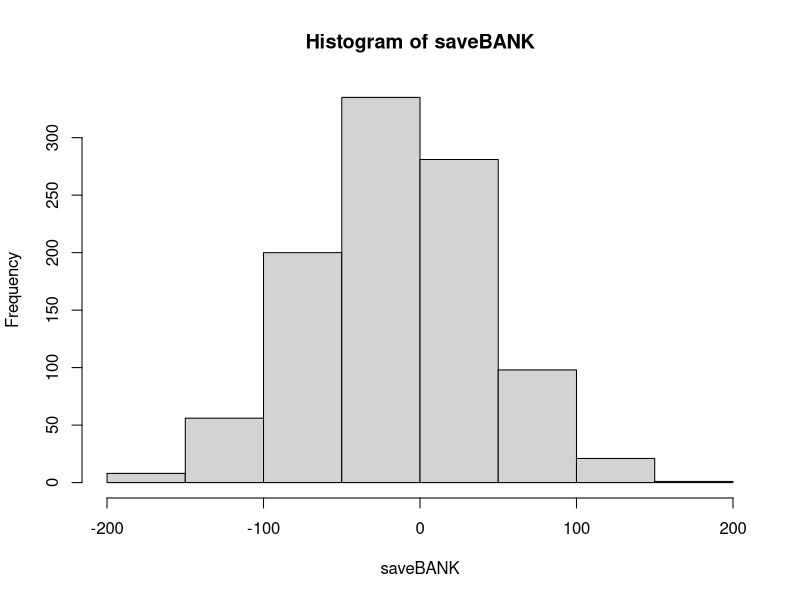
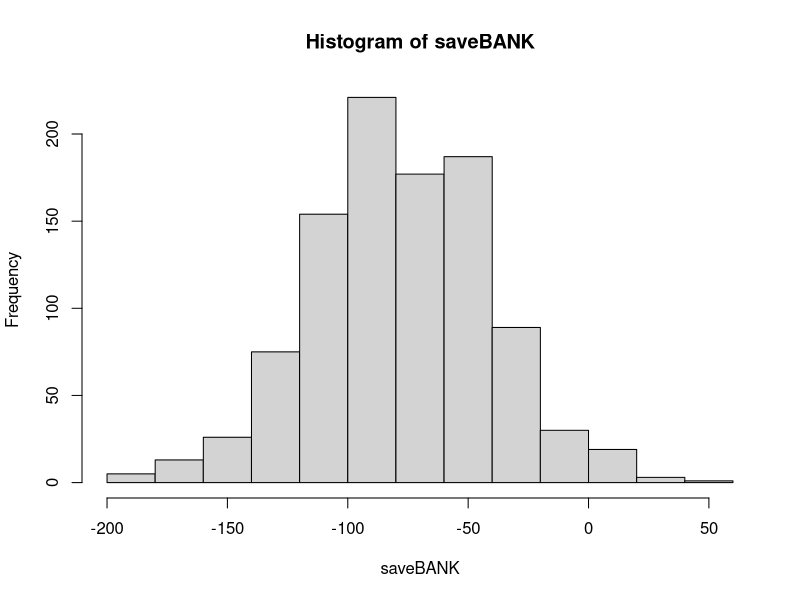
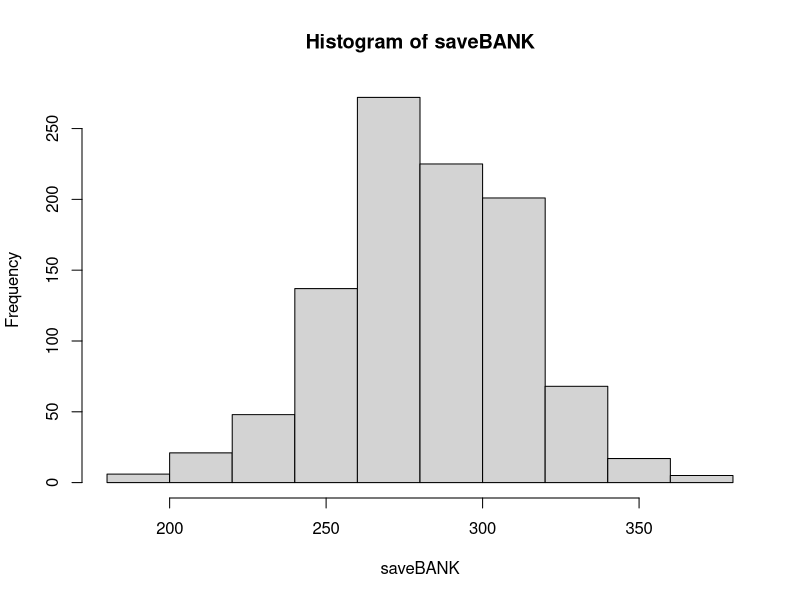

Recreate these plots in R, in order.
## ---- chunk 1
knitr::opts_chunk$set(echo = TRUE)
require(tidyverse)
require(tidyverse)
require(knitr)
## ---- chunk 2
daysY=1:365
saveBANK=vector("numeric")
for(j in 1:1000) { 
bank=0
for(i in 1:637) {
  class=sample(daysY,size=35,replace=TRUE)
  n=length(unique(class)) 
  if (n==35)bank=bank-4.50
  else bank=bank+1
}
saveBANK[j]=bank
}
## ---- chunk 3
hist(saveBANK)
print(mean(saveBANK))
## ---- chunk 4
daysY=1:365
saveBANK=vector("numeric")
for(j in 1:1000) { 
bank=0
for(i in 1:637) {
  class=sample(daysY,size=27,replace=TRUE)
  n=length(unique(class)) 
  if (n==27)bank=bank-2
  else bank=bank+1
}
saveBANK[j]=bank
}
## ---- chunk 5
hist(saveBANK)
print(mean(saveBANK))
## ---- chunk 6
daysY=1:365
saveBANK=vector("numeric")
for(j in 1:1000) { 
bank=0
for(i in 1:637) {
  class=sample(daysY,size=35,replace=TRUE)
  n=length(unique(class)) 
  if (n==35)bank=bank-2
  else bank=bank+1
}
saveBANK[j]=bank
}
## ---- chunk 7
hist(saveBANK)
print(mean(saveBANK))
